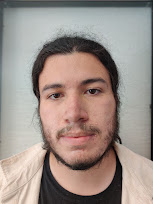
//> input picture trainImages/IMG1.jpg, 153 x 204 px, given in place of the camera
$ ./trainerCapture   (built with g++ and OpenCV 4)
//> lines starting //> are read from the running program, lines starting //| are printed output that depends on the picture
#include <bits/stdc++.h>

#include "opencv2/core.hpp"
#include "opencv2/face.hpp"
#include "opencv2/highgui.hpp"
#include "opencv2/imgproc.hpp"

#include <iostream>
#include <fstream>
#include <sstream>

using namespace cv;
using namespace cv::face;
using namespace std;
//haar_detect
//Description: Detection of faces in fram using Haar Cascade classifier and store said images in specified folder-
void haar_detect(Mat frame, CascadeClassifier target, vector<Rect>& Instances, double scale, int& total, string folder){
    Mat grayFrame;
    // Convert frame to grayscale
    cvtColor(frame, grayFrame, COLOR_BGR2GRAY );
    equalizeHist( grayFrame, grayFrame );
    resize(grayFrame, grayFrame,Size(grayFrame.size().width /scale,grayFrame.size().height /scale));
    // Detected the perimiter of a faces in frame as a rectangle ans store it in Instances
    target.detectMultiScale(grayFrame, Instances,1.1,3,0,Size(145,145));
    Scalar color = Scalar(0,0,255);
    // Iterate instances
    for (int i = 0; i < Instances.size(); i++){
        Rect realArea = Rect(cvRound(Instances[i].x*scale),cvRound(Instances[i].y*scale),cvRound(Instances[i].width*scale),cvRound(Instances[i].height*scale));
        //crop the face
        Mat face = grayFrame(Instances[i]);
        // Draw rectagle around face
        rectangle(frame,Point(cvRound(Instances[i].x*scale),cvRound(Instances[i].y*scale)),Point(cvRound((Instances[i].x +Instances[i].width)*scale),cvRound((Instances[i].y +Instances[i].height)*scale)), color,6);
        imshow("Detector", frame);
        // Write detected Face to specified folder as a .jpg
        imwrite("/home/paok/Documents/FaceRecognition/trainImages/"+folder+"/"+to_string(total)+".jpg",face);
    }
    // Show frame even when no faces detected
    if (Instances.size()==0){
        imshow("Detector",frame);
    }
}
int main() {
    // Define values from image path
    string folder;
    int start; // Initial value, usefull for adding pictures to existing folder
    cout<< "ID of subject:  ";
    cin>> folder;
//> the answer given: ../trainImages
    cout<<"\n" <<"Pictures in folder:  ";
    cin>> start;
//> the answer given: 3
    int total = start+1;
    // Load Haar Cacade data for faces
    CascadeClassifier faces_haar;
    faces_haar.load("/home/paok/Documents/OpenCV_Practice/FaceIdentifier/haarcascade_frontalface_alt2.xml");
    // Create OpenCV frame object to store frame information
    Mat frame;
    // Create VideoCapture object, reading video device (USB camera)
    VideoCapture camera(0);
    vector<Rect>facesID;
    // Check if the camera is readable
    if(!camera.isOpened()){
        cout<<"Error reading camera feed";
        return -1;
    }
    for (;;){
        camera.read(frame);
//> frame is the input picture: 204 rows x 153 cols, CV_8UC3; mean B, G, R 136.5, 143.3, 156.4
        // Check if selected device is sending information
        if(frame.empty()){
            cout<<"NULL frame ";
            break;
        }
        haar_detect(frame,faces_haar,facesID,1.5,total,folder);
//> in haar_detect, `cvtColor(frame, grayFrame, COLOR_BGR2GRAY );`:
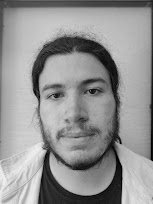
//> grayFrame: 204 rows x 153 cols, CV_8UC1; min 0, max 242, mean 146.4
//> in haar_detect, `equalizeHist( grayFrame, grayFrame );`:
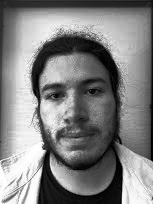
//> grayFrame: 204 rows x 153 cols, CV_8UC1; min 0, max 255, mean 128.4
//> in haar_detect, `resize(grayFrame, grayFrame,Size(grayFrame.size().width /scale,grayFra..`:
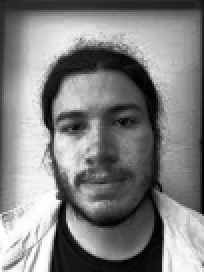
//> grayFrame: 136 rows x 102 cols, CV_8UC1 (shown 2 times larger); min 0, max 255, mean 128.4
        // Read key board input, setting esc as break key
        // Check of the 69 photos have been taken
        if(waitKey(550)== 27 || total>=69+start){
//> the Esc key is pressed
            break;
        }
        cout<<"Faces registered "<<total<<"\n";
        total++;
    }
    return 0;
}

$ run again, on trainImages/IMG11.jpg
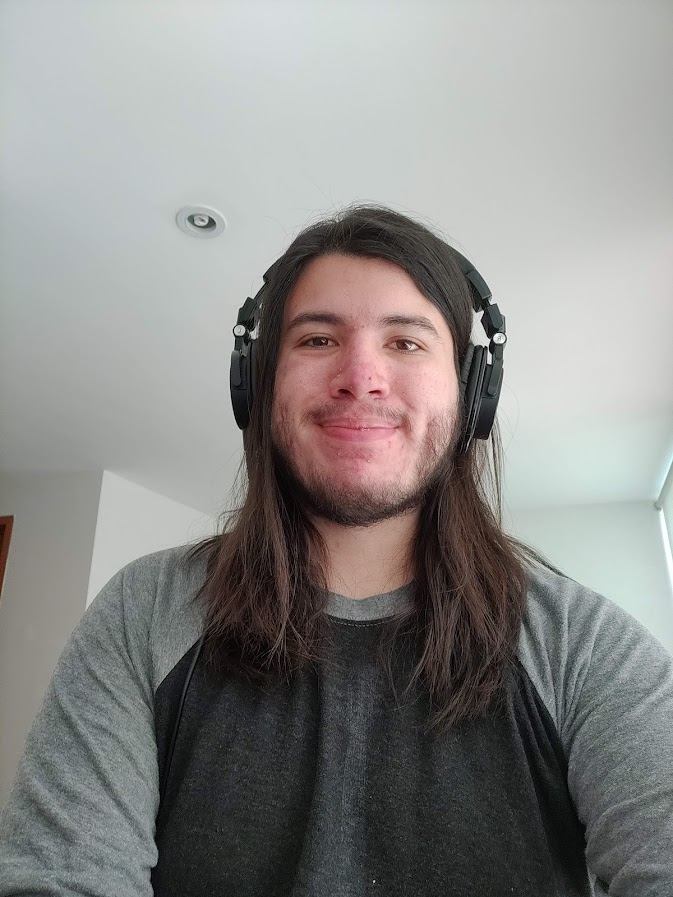
//> input picture trainImages/IMG11.jpg, 673 x 897 px, given in place of the camera
//> frame is the input picture: 897 rows x 673 cols, CV_8UC3; mean B, G, R 135.3, 137.2, 138.4
//> in haar_detect, `equalizeHist( grayFrame, grayFrame );`:
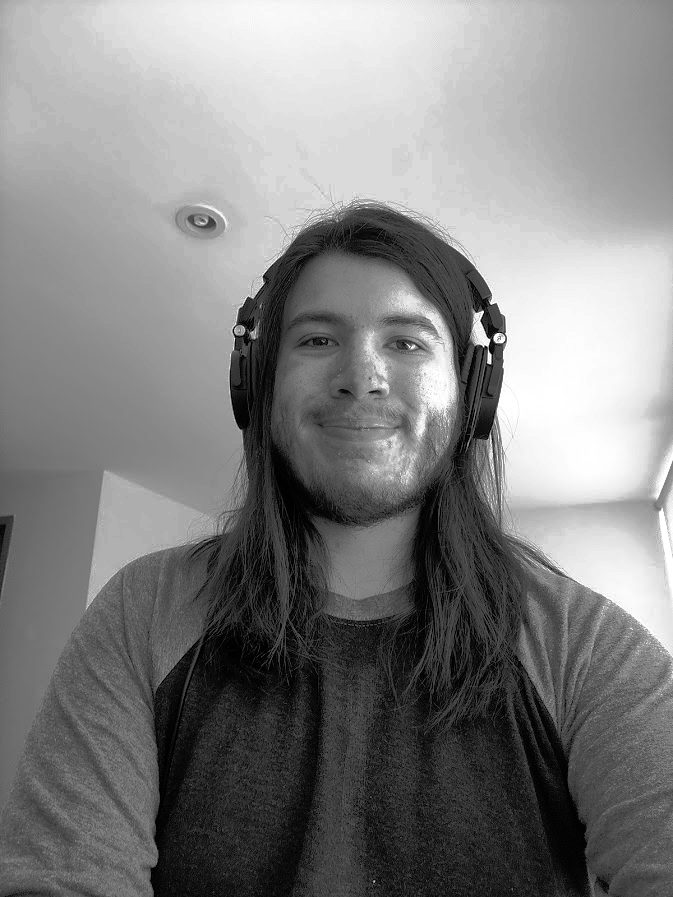
//> grayFrame: 897 rows x 673 cols, CV_8UC1; min 0, max 255, mean 128.4
//> Instances = 1 Rect (x, y, width, height): [161, 164, 164, 164]
//> the loop in haar_detect, `for (int i = 0; i < Instances.size(); i++)` made 1 pass
//> realArea on pass 1: Rect(242, 246, 246, 246)
//> pass 1, in haar_detect, `imshow("Detector", frame);`:
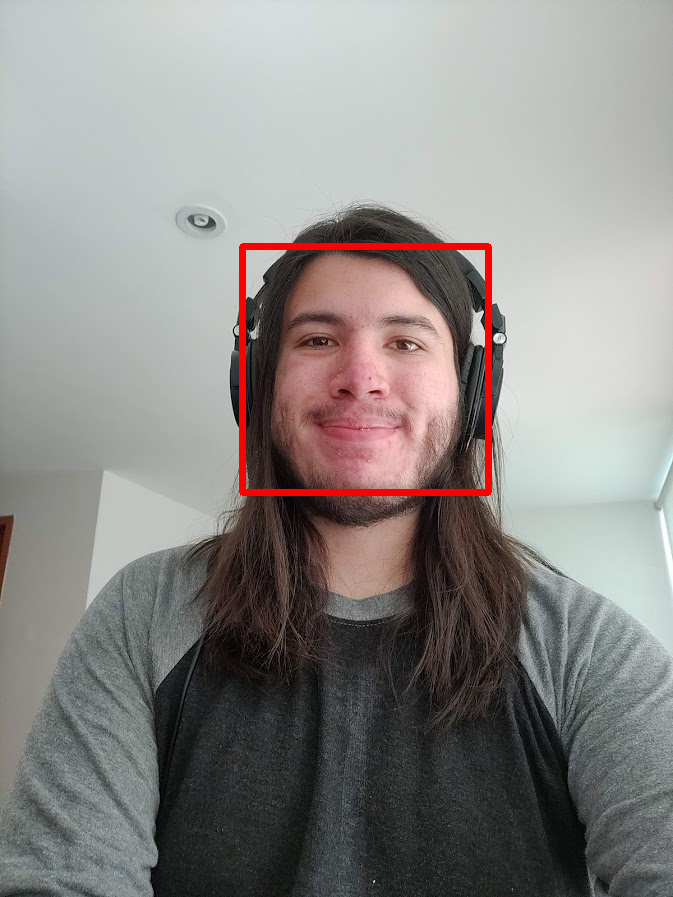
//> window 'Detector': 897 rows x 673 cols, CV_8UC3; mean B, G, R 134.2, 136.1, 140.2

$ run again, on trainImages/IMG12.jpg
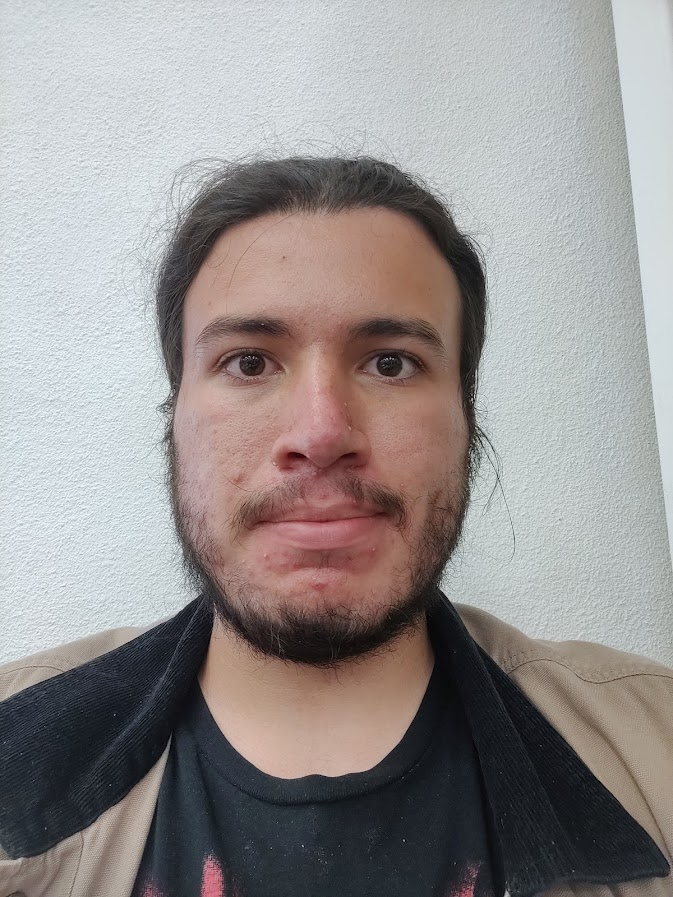
//> input picture trainImages/IMG12.jpg, 673 x 897 px, given in place of the camera
//> frame is the input picture: 897 rows x 673 cols, CV_8UC3; mean B, G, R 143.1, 143.9, 149.1
//> in haar_detect, `equalizeHist( grayFrame, grayFrame );`:
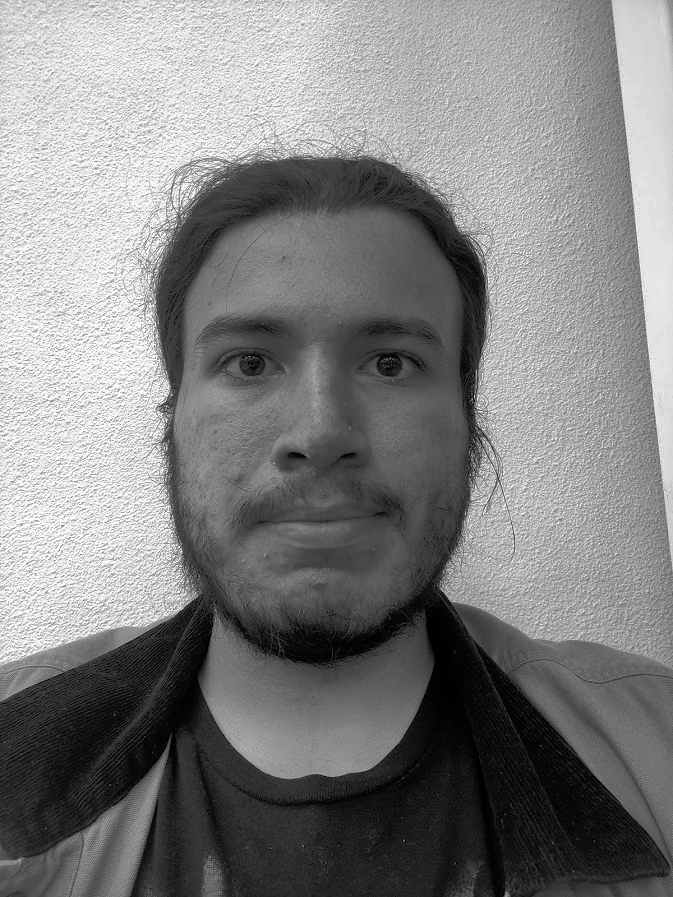
//> grayFrame: 897 rows x 673 cols, CV_8UC1; min 0, max 255, mean 128.2
//> Instances = 1 Rect (x, y, width, height): [89, 144, 246, 246]
//> the loop in haar_detect, `for (int i = 0; i < Instances.size(); i++)` made 1 pass
//> realArea on pass 1: Rect(134, 216, 369, 369)
//> pass 1, in haar_detect, `imshow("Detector", frame);`:
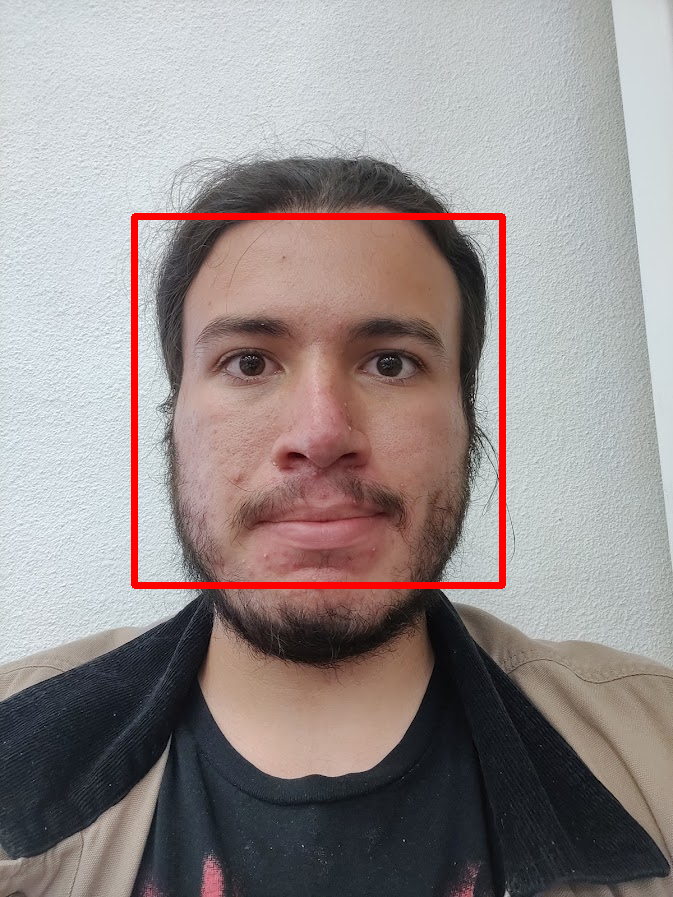
//> window 'Detector': 897 rows x 673 cols, CV_8UC3; mean B, G, R 140.2, 140.9, 150.5
